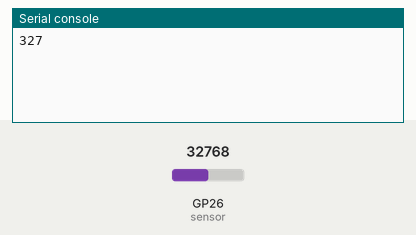
Recording of a program running on a simulated Raspberry Pi Pico running MicroPython. On the bench: the last lines printed to the serial console. The inputs (shaded band) are chosen by the test bench; at power-on: GP26 (sensor) = 32768 (analog values on the 0–65535 scale).

Above: at 1.2 s.
1.3 s: GP26 (sensor) set to 45874
At 2.6 s:
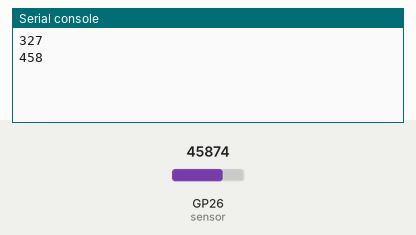
2.8 s: GP26 (sensor) set to 57670
At 5.0 s:
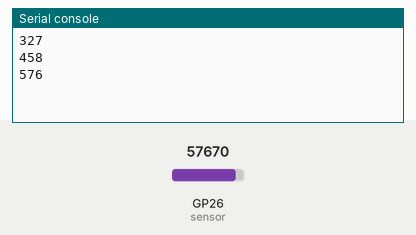
Timing chart, 0 to 6.5 s (numbered marks = the images above; inputs shaded):
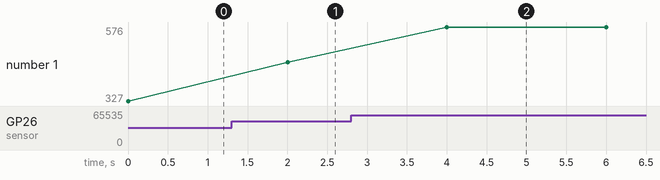

The program:

ledsensor_mpython.py
```python
# Exemplo de LED como sensor de luz

from machine import Pin, ADC
from time import sleep

sensor = ADC(Pin(26))

def val():
    soma = 0
    for i in range(20):
        soma = soma + sensor.read_u16();
    return soma//20

while True:
    print (val() // 100)
    sleep(2)
```

Measured:
- after the input at 1.3 s, the serial console: prints a new line after 0.70 s (image 1)
- after the input at 2.8 s, the serial console: prints a new line after 1.2 s (image 2)
- plotted number 1: 327 → 458 after the input at 1.3 s, 458 → 576 after the input at 2.8 s
